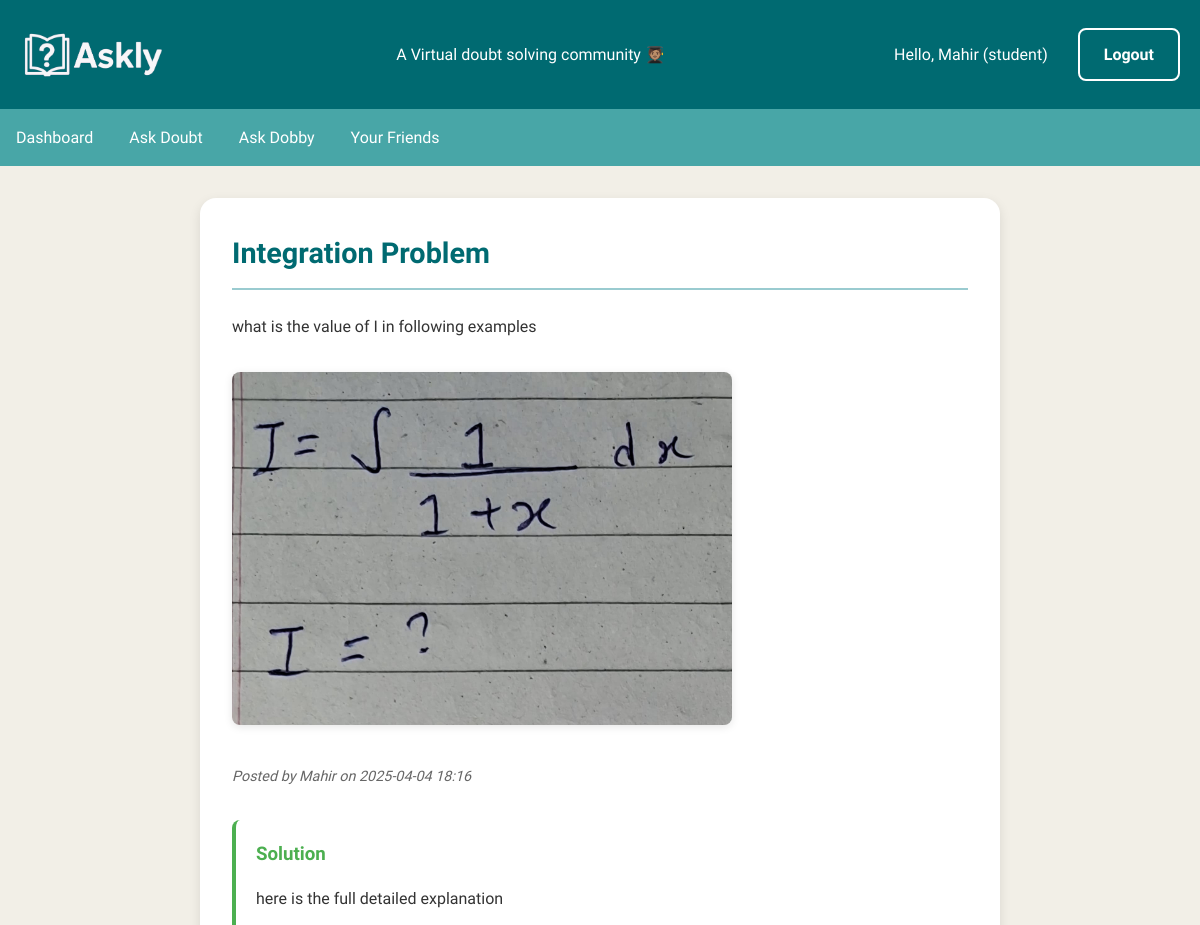
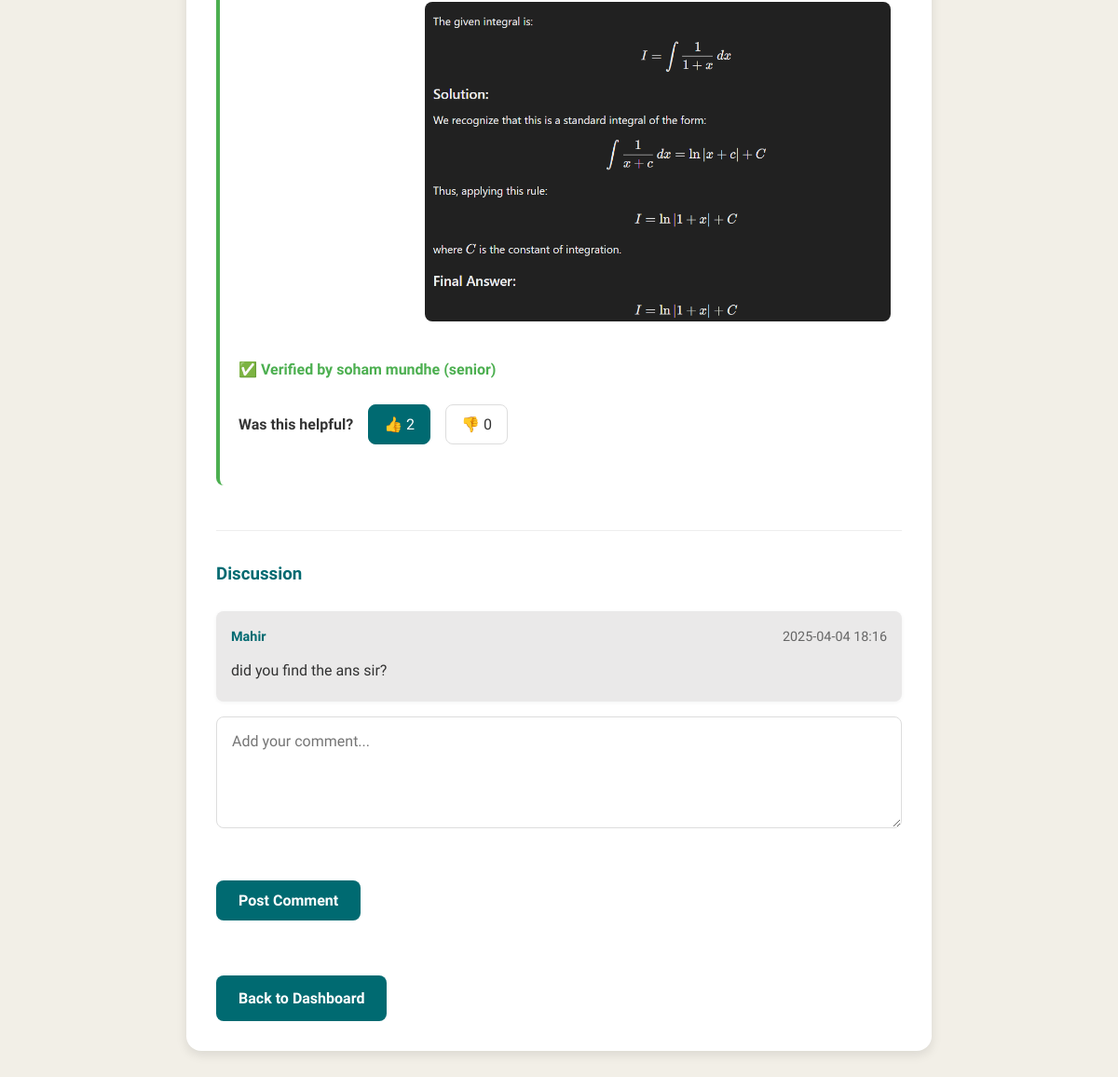
/doubt/1 (signed in), run on the app's committed database (2 pictures, top to bottom).
### app.py (models this page shows, shortened)
class User(db.Model):
    id = db.Column(db.Integer, primary_key=True)
    name = db.Column(db.String(100), nullable=False)
    email = db.Column(db.String(100), unique=True, nullable=False)
    password = db.Column(db.String(100), nullable=False)
    role = db.Column(db.String(20), default='student')  # 'student', 'teacher' or 'senior'
    points = db.Column(db.Integer, default=0)
    doubts_posted = db.Column(db.Integer, default=0)
    doubts = db.relationship('Doubt', backref='author', lazy=True)
    solutions = db.relationship('Solution', backref='solver', lazy=True)
    votes = db.relationship('Vote', backref='voter', lazy=True)
    comments = db.relationship('Comment', backref='commenter', lazy=True)

class Doubt(db.Model):
    id = db.Column(db.Integer, primary_key=True)
    title = db.Column(db.String(200), nullable=False)
    description = db.Column(db.Text, nullable=False)
    subject = db.Column(db.String(50), nullable=False)  # Added subject field
    image_path = db.Column(db.String(300))
    created_at = db.Column(db.DateTime, default=datetime.utcnow)
    user_id = db.Column(db.Integer, db.ForeignKey('user.id'), nullable=False)
    solved = db.Column(db.Boolean, default=False)
    solutions = db.relationship('Solution', backref='doubt', lazy=True)
    comments = db.relationship('Comment', backref='doubt', lazy=True)

class Solution(db.Model):
    id = db.Column(db.Integer, primary_key=True)
    text = db.Column(db.Text, nullable=False)
    image_path = db.Column(db.String(300))
    solved_by = db.Column(db.String(100), nullable=False)
    solver_role = db.Column(db.String(20), nullable=False)
    created_at = db.Column(db.DateTime, default=datetime.utcnow)
    doubt_id = db.Column(db.Integer, db.ForeignKey('doubt.id'), nullable=False)
    user_id = db.Column(db.Integer, db.ForeignKey('user.id'), nullable=False)
    votes = db.relationship('Vote', backref='solution', lazy=True)

class Comment(db.Model):
    id = db.Column(db.Integer, primary_key=True)
    text = db.Column(db.Text, nullable=False)
    created_at = db.Column(db.DateTime, default=datetime.utcnow)
    user_id = db.Column(db.Integer, db.ForeignKey('user.id'), nullable=False)
    doubt_id = db.Column(db.Integer, db.ForeignKey('doubt.id'), nullable=False)

### app.py (the view)
@app.route('/doubt/<int:doubt_id>')
@login_required
def doubt_detail(doubt_id):
    doubt = Doubt.query.get_or_404(doubt_id)
    return render_template('doubt_detail.html', doubt=doubt)

### app.py (called while the page is built)
def login_required(f):
    @wraps(f)
    def decorated_function(*args, **kwargs):
        if 'email' not in session:
            flash('Please login to view this page', 'error')
            return redirect(url_for('login'))
        return f(*args, **kwargs)
    return decorated_function

### templates/doubt_detail.html (shortened to what this page needs)
{% extends "base.html" %}
{% block content %}
<div class="doubt-detail">
    <h2>{{ doubt.title }}</h2>
    <div class="doubt-content">
        <p>{{ doubt.description }}</p>
        {% if doubt.image_path %}
        <img src="{{ url_for('static', filename='uploads/' + doubt.image_path) }}" alt="Doubt image" width="500px" height="500px">
        {% endif %}
        <p class="meta">Posted by {{ doubt.author.name }} on {{ doubt.created_at.strftime('%Y-%m-%d %H:%M') }}</p>
    </div>
    {% if doubt.solved %}
    <div class="solution">
        <h3>Solution</h3>
        <p>{{ doubt.solutions[0].text }}</p>
        {% if doubt.solutions[0].image_path %}
        <img src="{{ url_for('static', filename='uploads/' + doubt.solutions[0].image_path) }}" alt="Solution image" width="500px" height="500px">
        {% endif %}
        <p class="verified"> ✅ Verified by {{ doubt.solutions[0].solved_by }} ({{ doubt.solutions[0].solver_role }})</p>
        <div class="voting">
            <span>Was this helpful?</span>
            {% set user_vote = doubt.solutions[0].votes|selectattr('user_id', 'equalto', session['user_id'])|first %}
            <a href="{{ url_for('vote', solution_id=doubt.solutions[0].id, vote_type='up') }}"
               class="vote-btn {% if user_vote and user_vote.is_upvote %}active{% endif %}">
                👍 {{ doubt.solutions[0].votes|selectattr('is_upvote')|list|count }}
            </a>
            <a href="{{ url_for('vote', solution_id=doubt.solutions[0].id, vote_type='down') }}"
               class="vote-btn {% if user_vote and not user_vote.is_upvote %}active{% endif %}">
                👎 {{ doubt.solutions[0].votes|rejectattr('is_upvote')|list|count }}
            </a>
        </div>
    </div>
    {% else %}
    <p class="status">This doubt is still unsolved.</p>
    {% endif %}
    <div class="comment-section">
        <h3>Discussion</h3>
        {% for comment in doubt.comments %}
        <div class="comment">
            <div class="comment-header">
                <strong>{{ comment.commenter.name }}</strong>
                <span class="comment-time">{{ comment.created_at.strftime('%Y-%m-%d %H:%M') }}</span>
            </div>
            <p>{{ comment.text }}</p>
        </div>
        {% endfor %}
        <form method="POST" action="{{ url_for('add_comment', doubt_id=doubt.id) }}">
            <div class="form-group">
                <textarea name="comment_text" placeholder="Add your comment..." required></textarea>
            </div>
            <button type="submit" class="btn">Post Comment</button>
        </form>
    </div>
    <br>
    <br>
    <a href="{{ url_for('dashboard') }}" class="btn">Back to Dashboard</a>
</div>
{% endblock %}

### templates/base.html (shortened to what this page needs)
<!DOCTYPE html>
<html lang="en">
<head>
    <link rel="stylesheet" href="https://cdnjs.cloudflare.com/ajax/libs/font-awesome/6.7.2/css/all.min.css" />
    <link rel="stylesheet" href="{{ url_for('static', filename='style.css') }}">
</head>
<body>
    <header>
        <div class="header-container">
            <img src="{{url_for('static', filename= 'Askly logo main 1.png')}}" alt="Askly Logo" class="logo" style="height: 50px; ">
            <p>A Virtual doubt solving community 🧑🏽‍🎓</p>
            <div class="user-info">
                {% if 'email' in session %}
                    <span>Hello, {{ session.name }} ({{ session.role }})</span>
                    <br><br><br>
                    <a href="{{ url_for('logout') }}" class="logout-btn">Logout</a>
                {% endif %}
            </div>
        </div>
    </header>
    <nav>
        {% if 'email' in session %}
            {% if session.role == 'teacher' or session.role == 'senior' %}
                <a href="{{ url_for('teacher_dashboard') }}">Teacher Dashboard</a>
            {% else %}
                <a href="{{ url_for('dashboard') }}">Dashboard</a>
                <a href="{{ url_for('ask_doubt') }}">Ask Doubt</a>
                <a href="{{ url_for('dobby') }}">Ask Dobby</a>
                <a href="{{ url_for('student_community') }}">Your Friends</a>
            {% endif %}
        {% endif %}
    </nav>
    <main>
        {% block content %}{% endblock %}
    </main>
</body>

### static/style.css (style rules this page uses)
* { margin: 0; padding: 0; box-sizing: border-box; font-family: "National Park", sans-serif; }
body { background-color: #F2EFE7; color: #333; line-height: 1.6; }
header { background-color: #006A71; color: white; padding: 1rem 0; }
.header-container { max-width: 1200px; margin: 0 auto; display: flex; justify-content: space-between; align-items: center; padding: 0 20px; }
.user-info { display: flex; align-items: center; gap: 15px; }
nav { background-color: #48A6A7; padding: 0.5rem 0; }
nav a { color: white; text-decoration: none; padding: 0.5rem 1rem; display: inline-block; transition: background-color 0.3s; }
main { max-width: 1200px; margin: 2rem auto; padding: 0 20px; }
.form-group { margin-bottom: 1.5rem; }
.form-group input, .form-group textarea, .form-group select { width: 100%; padding: 0.75rem; border: 1px solid #ddd; border-radius: 4px; font-size: 1rem; }
.form-group textarea { min-height: 150px; resize: vertical; }
.btn { display: inline-block; background-color: #006A71; color: white; padding: 0.75rem 1.5rem; border: none; border-radius: 4px; cursor: pointer; text-decoration: none; font-size: 1rem; transition: background-color 0.3s; }
.meta { color: #666; font-size: 0.9rem; margin: 1rem 0; }
.verified { color: #4CAF50; font-weight: 600; margin: 1rem 0; display: flex; align-items: center; gap: 0.5rem; }
.btn { display: inline-block; background-color: #006A71; color: white; padding: 0.75rem 1.5rem; border: none; border-radius: 8px; cursor: pointer; text-decoration: none; font-weight: 600; transition: all 0.3s; margin-top: 0.5rem; }
.logout-btn { display: inline-block; background-color: #006A71; color: white; padding: 0.75rem 1.5rem; border: 2px white solid; border-radius: 8px; cursor: pointer; text-decoration: none; font-weight: 600; transition: all 0.3s; }
.form-group { flex: 1; min-width: 200px; }
.doubt-detail { max-width: 800px; margin: 2rem auto; padding: 2rem; background: white; border-radius: 16px; box-shadow: 0 4px 12px rgba(0,0,0,0.1); }
.doubt-detail h2 { color: #006A71; font-size: 1.8rem; margin-bottom: 1.5rem; padding-bottom: 0.75rem; border-bottom: 2px solid #9ACBD0; }
.doubt-content { margin-bottom: 2rem; }
.doubt-content p { line-height: 1.6; margin-bottom: 1rem; }
.doubt-content img { max-width: 100%; height: auto; margin: 1rem 0; border-radius: 8px; box-shadow: 0 2px 8px rgba(0,0,0,0.1); }
.meta { color: #666; font-size: 0.9rem; font-style: italic; }
.solution { background: #f8f9fa; padding: 1.5rem; border-radius: 12px; margin: 2rem 0; border-left: 4px solid #4CAF50; }
.solution h3 { color: #4CAF50; margin-bottom: 1rem; }
.solution img { max-width: 100%; height: auto; margin: 1rem 0; border-radius: 8px; margin-left: 200px; }
.verified { display: flex; align-items: center; gap: 0.5rem; color: #4CAF50; font-weight: 600; margin: 1rem 0; }
.voting { margin: 1.5rem 0; display: flex; align-items: center; gap: 1rem; }
.voting span { font-weight: 600; color: #333; }
.vote-btn { padding: 0.5rem 1rem; border: 1px solid #ddd; border-radius: 8px; text-decoration: none; color: #333; transition: all 0.3s; display: flex; align-items: center; gap: 0.5rem; }
.vote-btn.active { background-color: #006A71; color: white; border-color: #006A71; }
.comment-section { margin-top: 3rem; padding-top: 2rem; border-top: 1px solid #eee; }
.comment-section h3 { color: #006A71; margin-bottom: 1.5rem; }
.comment { background: #f9f9f9; padding: 1.25rem; border-radius: 8px; margin-bottom: 1.5rem; box-shadow: 0 1px 4px rgba(0,0,0,0.05); }
.comment-header { display: flex; justify-content: space-between; margin-bottom: 0.75rem; font-size: 0.9rem; }
.comment-header strong { color: #006A71; }
.comment-time { color: #666; }
.comment-section textarea { width: 100%; min-height: 120px; padding: 1rem; border: 1px solid #ddd; border-radius: 8px; margin-bottom: 1rem; font-family: inherit; resize: vertical; }
.btn { display: inline-block; background-color: #006A71; color: white; padding: 0.75rem 1.5rem; border: none; border-radius: 8px; cursor: pointer; text-decoration: none; font-weight: 600; transition: all 0.3s; }
.solution { background-color: #ffffff; border-radius: 8px; padding: 1.25rem; margin-top: 1.5rem; }
.comment { background-color: #eae9e9; padding: 1rem; border-radius: 8px; margin-bottom: 1rem; box-shadow: 0 1px 4px rgba(0,0,0,0.05); }
.comment p { margin: 0.25rem 0; }

### data on the page
User: name "Mahir", role "student", author.name "Mahir"
Doubt: title "Integration Problem", description "what is the value of I in following examples", image_path (picture), created_at "2025-04-04 18:16"
Solution: text "here is the full detailed explanation", image_path (picture), solved_by "soham mundhe", solver_role "senior"
Comment: commenter.name "Mahir", created_at "2025-04-04 18:16", text "did you find the ans sir?"

### other printed values
{{ doubt.solutions[0].votes|selectattr('is_upvote')|list|count }} "2"
{{ doubt.solutions[0].votes|rejectattr('is_upvote')|list|count }} "0"
